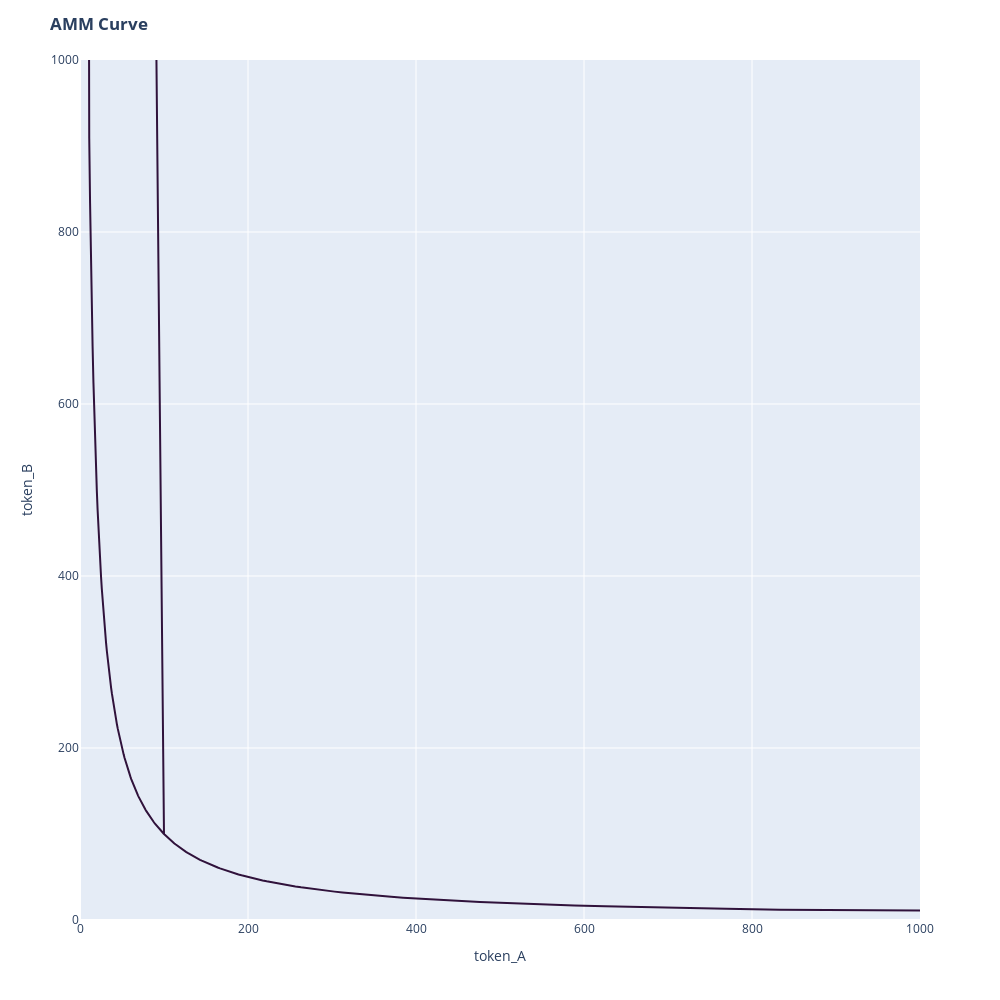

Notebook code for this chart:
### Code cell
#plot curves with all 
buy_A = buy_A.drop(columns=['invariant'])
buy_B = buy_B.drop(columns=['invariant'])
curve = pd.concat([buy_A, buy_B], axis=0, ignore_index=True)
fig = px.line(curve, x="token_A", y="token_B", color_discrete_sequence=px.colors.sequential.Turbo)
fig.update_xaxes(range=[0, 1000])
fig.update_yaxes(range=[0, 1000])
fig.update_layout(height=1000, width=1000, title_text='<b>AMM Curve</b>')

fig.show()

### Figure 1 — Plotly figure (JSON) as saved in the notebook; plotly's stock layout.template omitted (floating-point values rounded to 4 significant figures; data arrays with more than 128 entries replaced by an {"elided": "..."} marker saying what was removed)
{"data": [{"hovertemplate": "token_A=%{x}<br>token_B=%{y}<extra></extra>", "legendgroup": "", "line": {"color": "#30123b", "dash": "solid"}, "mode": "lines", "name": "", "orientation": "v", "showlegend": false, "type": "scatter", "x": {"elided": "200 float values"}, "xaxis": "x", "y": {"elided": "200 float values"}, "yaxis": "y"}], "layout": {"height": 1000, "legend": {"tracegroupgap": 0}, "margin": {"t": 60}, "title": {"text": "<b>AMM Curve</b>"}, "width": 1000, "xaxis": {"anchor": "y", "domain": [0, 1], "range": [0, 1000], "title": {"text": "token_A"}}, "yaxis": {"anchor": "x", "domain": [0, 1], "range": [0, 1000], "title": {"text": "token_B"}}}}
